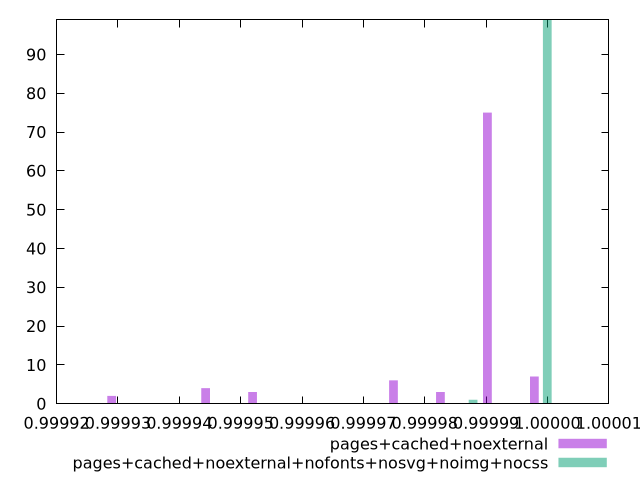

Write the gnuplot code that produced this figure.
$_pagesCachedNoexternal <<EOF
0.9999825501267164 3
0.999990204089243 75
0.9999748961641899 6
0.9999978580517694 7
0.9999442803140839 4
0.9999289723890308 2
0.9999519342766103 3
EOF
$_pagesCachedNoexternalNofontsNosvgNoimgNocss <<EOF
0.9999999641342968 99
0.9999878682154689 1
EOF
set key outside below
set terminal pngcairo
set output "report_00004_2020-11-02T20-21-41.718Z/max-potential-fid/max-potential-fid_pages+cached+noexternal_pages+cached+noexternal+nofonts+nosvg+noimg+nocss+hist.png"
set boxwidth 0.000001419834905320716
set style fill transparent solid 0.5 noborder
set yrange [0:99]
plot $_pagesCachedNoexternal title "pages+cached+noexternal" with boxes ,$_pagesCachedNoexternalNofontsNosvgNoimgNocss title "pages+cached+noexternal+nofonts+nosvg+noimg+nocss" with boxes ,
